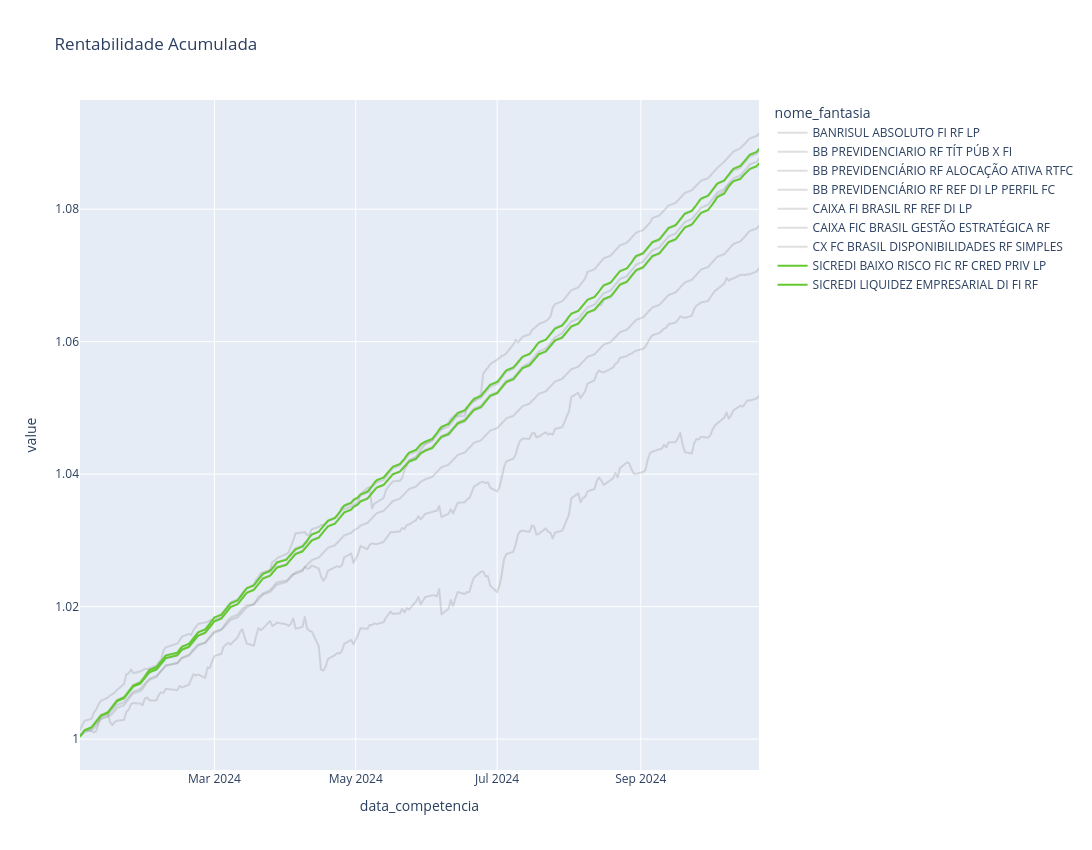

This figure's notebook cell:
### Code cell
from matplotlib import pyplot as plt
import plotly.express as px
# Constrói o gráfico

fig = px.line(return_acum
                       , title='Rentabilidade Acumulada', color_discrete_map=color_map
                       , height=850
                       , width=1100)
fig.show()

### Figure 1 — Plotly figure (JSON) as saved in the notebook; plotly's stock layout.template omitted (floating-point values rounded to 4 significant figures; data arrays with more than 128 entries replaced by an {"elided": "..."} marker saying what was removed)
{"data": [{"hovertemplate": "nome_fantasia=BANRISUL ABSOLUTO FI RF LP              <br>data_competencia=%{x}<br>value=%{y}<extra></extra>", "legendgroup": "BANRISUL ABSOLUTO FI RF LP              ", "line": {"color": "rgba(128, 128, 128, 0.25)", "dash": "solid"}, "marker": {"symbol": "circle"}, "mode": "lines", "name": "BANRISUL ABSOLUTO FI RF LP              ", "showlegend": true, "type": "scattergl", "x": {"elided": "205 str values"}, "xaxis": "x", "y": {"elided": "205 float values"}, "yaxis": "y"}, {"hovertemplate": "nome_fantasia=BB PREVIDENCIARIO RF TÍT PÚB X FI       <br>data_competencia=%{x}<br>value=%{y}<extra></extra>", "legendgroup": "BB PREVIDENCIARIO RF TÍT PÚB X FI       ", "line": {"color": "rgba(128, 128, 128, 0.25)", "dash": "solid"}, "marker": {"symbol": "circle"}, "mode": "lines", "name": "BB PREVIDENCIARIO RF TÍT PÚB X FI       ", "showlegend": true, "type": "scattergl", "x": {"elided": "205 str values"}, "xaxis": "x", "y": {"elided": "205 float values"}, "yaxis": "y"}, {"hovertemplate": "nome_fantasia=BB PREVIDENCIÁRIO RF ALOCAÇÃO ATIVA RTFC<br>data_competencia=%{x}<br>value=%{y}<extra></extra>", "legendgroup": "BB PREVIDENCIÁRIO RF ALOCAÇÃO ATIVA RTFC", "line": {"color": "rgba(128, 128, 128, 0.25)", "dash": "solid"}, "marker": {"symbol": "circle"}, "mode": "lines", "name": "BB PREVIDENCIÁRIO RF ALOCAÇÃO ATIVA RTFC", "showlegend": true, "type": "scattergl", "x": {"elided": "205 str values"}, "xaxis": "x", "y": {"elided": "205 float values"}, "yaxis": "y"}, {"hovertemplate": "nome_fantasia=BB PREVIDENCIÁRIO RF REF DI LP PERFIL FC<br>data_competencia=%{x}<br>value=%{y}<extra></extra>", "legendgroup": "BB PREVIDENCIÁRIO RF REF DI LP PERFIL FC", "line": {"color": "rgba(128, 128, 128, 0.25)", "dash": "solid"}, "marker": {"symbol": "circle"}, "mode": "lines", "name": "BB PREVIDENCIÁRIO RF REF DI LP PERFIL FC", "showlegend": true, "type": "scattergl", "x": {"elided": "205 str values"}, "xaxis": "x", "y": {"elided": "205 float values"}, "yaxis": "y"}, {"hovertemplate": "nome_fantasia=CAIXA FI BRASIL RF REF DI LP            <br>data_competencia=%{x}<br>value=%{y}<extra></extra>", "legendgroup": "CAIXA FI BRASIL RF REF DI LP            ", "line": {"color": "rgba(128, 128, 128, 0.25)", "dash": "solid"}, "marker": {"symbol": "circle"}, "mode": "lines", "name": "CAIXA FI BRASIL RF REF DI LP            ", "showlegend": true, "type": "scattergl", "x": {"elided": "205 str values"}, "xaxis": "x", "y": {"elided": "205 float values"}, "yaxis": "y"}, {"hovertemplate": "nome_fantasia=CAIXA FIC BRASIL GESTÃO ESTRATÉGICA RF  <br>data_competencia=%{x}<br>value=%{y}<extra></extra>", "legendgroup": "CAIXA FIC BRASIL GESTÃO ESTRATÉGICA RF  ", "line": {"color": "rgba(128, 128, 128, 0.25)", "dash": "solid"}, "marker": {"symbol": "circle"}, "mode": "lines", "name": "CAIXA FIC BRASIL GESTÃO ESTRATÉGICA RF  ", "showlegend": true, "type": "scattergl", "x": {"elided": "205 str values"}, "xaxis": "x", "y": {"elided": "205 float values"}, "yaxis": "y"}, {"hovertemplate": "nome_fantasia=CX FC BRASIL DISPONIBILIDADES RF SIMPLES<br>data_competencia=%{x}<br>value=%{y}<extra></extra>", "legendgroup": "CX FC BRASIL DISPONIBILIDADES RF SIMPLES", "line": {"color": "rgba(128, 128, 128, 0.25)", "dash": "solid"}, "marker": {"symbol": "circle"}, "mode": "lines", "name": "CX FC BRASIL DISPONIBILIDADES RF SIMPLES", "showlegend": true, "type": "scattergl", "x": {"elided": "205 str values"}, "xaxis": "x", "y": {"elided": "205 float values"}, "yaxis": "y"}, {"hovertemplate": "nome_fantasia=SICREDI BAIXO RISCO FIC RF CRED PRIV LP <br>data_competencia=%{x}<br>value=%{y}<extra></extra>", "legendgroup": "SICREDI BAIXO RISCO FIC RF CRED PRIV LP ", "line": {"color": "#64C832", "dash": "solid"}, "marker": {"symbol": "circle"}, "mode": "lines", "name": "SICREDI BAIXO RISCO FIC RF CRED PRIV LP ", "showlegend": true, "type": "scattergl", "x": {"elided": "205 str values"}, "xaxis": "x", "y": {"elided": "205 float values"}, "yaxis": "y"}, {"hovertemplate": "nome_fantasia=SICREDI LIQUIDEZ EMPRESARIAL DI FI RF   <br>data_competencia=%{x}<br>value=%{y}<extra></extra>", "legendgroup": "SICREDI LIQUIDEZ EMPRESARIAL DI FI RF   ", "line": {"color": "#64C832", "dash": "solid"}, "marker": {"symbol": "circle"}, "mode": "lines", "name": "SICREDI LIQUIDEZ EMPRESARIAL DI FI RF   ", "showlegend": true, "type": "scattergl", "x": {"elided": "205 str values"}, "xaxis": "x", "y": {"elided": "205 float values"}, "yaxis": "y"}], "layout": {"height": 850, "legend": {"title": {"text": "nome_fantasia"}, "tracegroupgap": 0}, "title": {"text": "Rentabilidade Acumulada"}, "width": 1100, "xaxis": {"anchor": "y", "autorange": true, "domain": [0, 1], "range": ["2024-01-03", "2024-10-22"], "title": {"text": "data_competencia"}, "type": "date"}, "yaxis": {"anchor": "x", "autorange": true, "domain": [0, 1], "range": [0.9953, 1.096], "title": {"text": "value"}, "type": "linear"}}}
